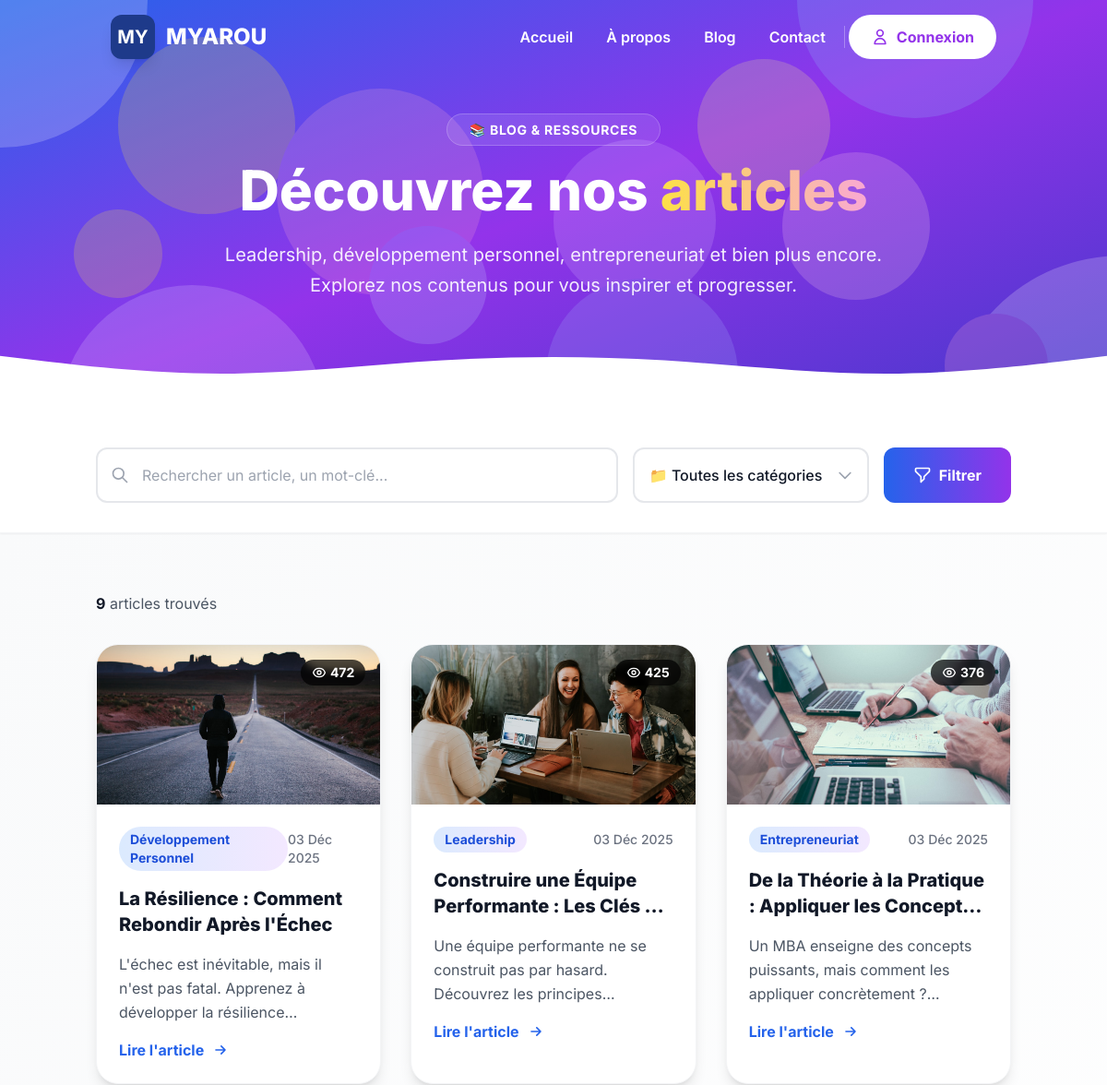
/blog/ (upper part), run on an earlier commit of the app's database.
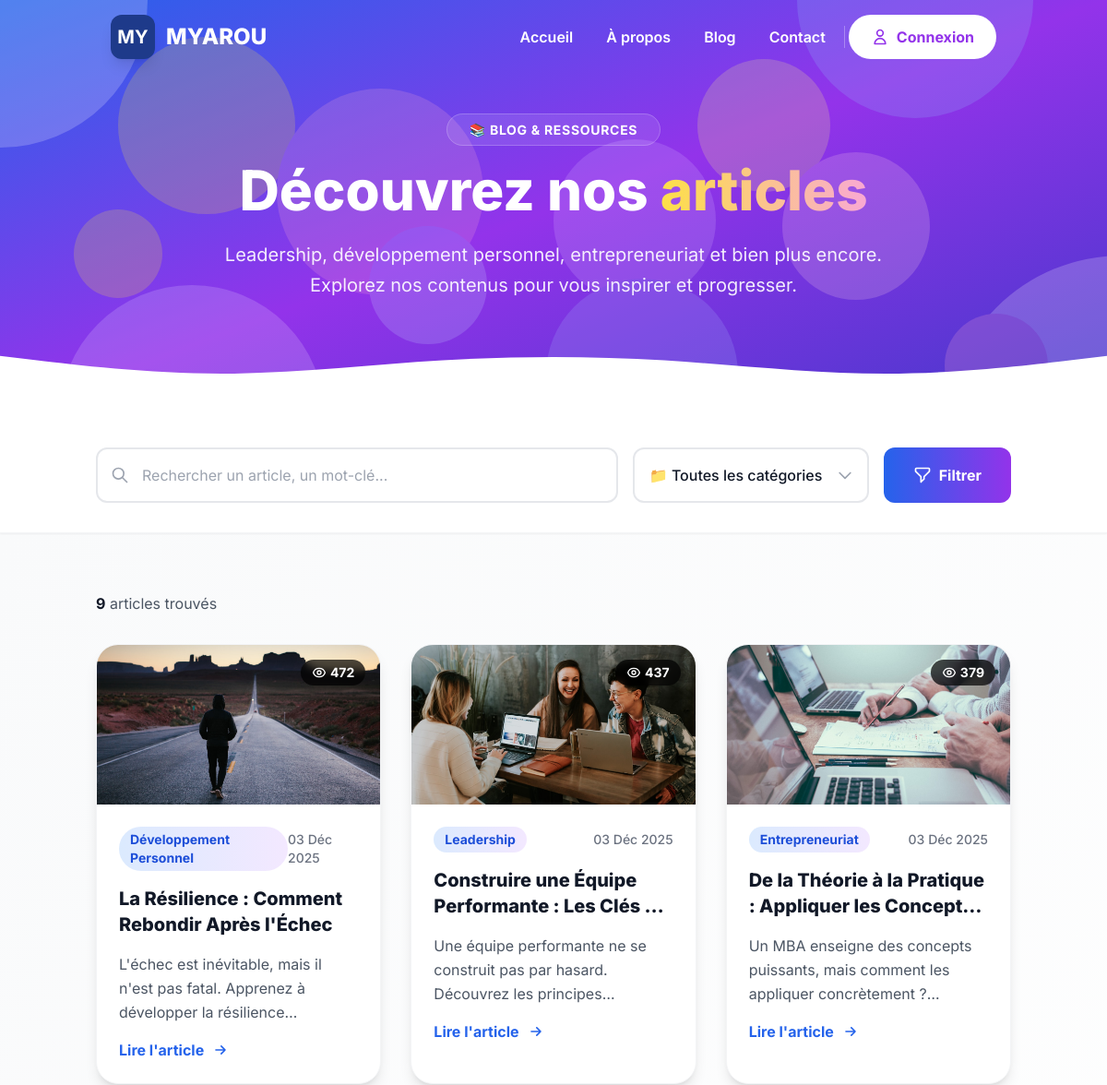
And on a later commit of the database.
### blog/models.py (models this page shows, shortened)
class Article(models.Model):
    STATUS_CHOICES = [
        ('draft', 'Brouillon'),
        ('published', 'Publié'),
        ('archived', 'Archivé'),
    ]
    title = models.CharField(
        max_length=255,
        verbose_name="Titre",
        help_text="Titre de l'article."
    )
    slug = models.SlugField(
        max_length=255,
        unique=True,
        blank=True,
        help_text="Slug généré automatiquement."
    )
    content = RichTextUploadingField(
        config_name='awesome_ckeditor',
        verbose_name="Contenu",
        help_text="Contenu principal de l'article avec éditeur HTML riche."
    )
    excerpt = models.TextField(
        blank=True,
        max_length=500,
        verbose_name="Extrait",
        help_text="Court extrait de l'article pour les listes (optionnel)."
    )
    image = models.ImageField(
        upload_to='articles/',
        blank=True,
        null=True,
        help_text="Image principale (optionnel)."
    )
    author = models.CharField(
        max_length=100,
        blank=True,
        verbose_name="Auteur",
        help_text="Nom de l'auteur"
    )
    category = models.ForeignKey(
        Category,
        on_delete=models.SET_NULL,
        null=True,
        blank=True,
        related_name="articles",
        verbose_name="Catégorie",
        help_text="Catégorie de l'article."
    )
    tags = models.CharField(
        max_length=200,
        blank=True,
        help_text="Tags séparés par des virgules."
    )
    status = models.CharField(
        max_length=10,
        choices=STATUS_CHOICES,
        default='draft',
        verbose_name="Statut",
        help_text="Statut de publication."
    )
    views = models.PositiveIntegerField(
        default=0,
        verbose_name="Vues",
        help_text="Nombre de vues de l'article."
    )
    created_at = models.DateTimeField(
        auto_now_add=True,
        verbose_name="Date de création"
    )
    updated_at = models.DateTimeField(
        auto_now=True,
        verbose_name="Date de modification"
    )
    published_at = models.DateTimeField(
        blank=True,
        null=True,
        verbose_name="Date de publication"
    )
    meta_description = models.CharField(
        max_length=160,
        blank=True,
        verbose_name="Meta description",
        help_text="Description SEO (max 160 caractères)."
    )
    meta_keywords = models.CharField(
        max_length=255,
        blank=True,
        verbose_name="Mots-clés SEO",
        help_text="Mots-clés SEO séparés par des virgules."
    )
    class Meta:
        ordering = ['-published_at', '-created_at']
        verbose_name = "Article"
        verbose_name_plural = "Articles"
        indexes = [
            models.Index(fields=['-published_at']),
            models.Index(fields=['status']),
        ]

class Category(models.Model):
    name = models.CharField(
        max_length=100,
        unique=True,
        verbose_name="Nom",
        help_text="Nom de la catégorie."
    )
    slug = models.SlugField(
        max_length=120,
        unique=True,
        blank=True,
        help_text="Généré automatiquement à partir du nom."
    )
    description = RichTextUploadingField(
        blank=True,
        config_name='awesome_ckeditor',
        verbose_name="Description",
        help_text="Description de la catégorie avec support HTML, images, etc."
    )
    image = models.ImageField(
        upload_to='categories/',
        blank=True,
        null=True,
        help_text="Image de la catégorie (optionnel)."
    )
    class Meta:
        ordering = ['name']
        verbose_name = "Catégorie"
        verbose_name_plural = "Catégories"
    def get_article_count(self):
        """Retourne le nombre d'articles publiés dans cette catégorie"""
        return self.articles.filter(status='published').count()
    get_article_count.short_description = "Articles publiés"

### blog/views.py (the view, shortened to what this page needs)
# urls.py: path('blog/', views.ArticleListView.as_view(), name='article_list'),
class ArticleListView(ListView):
    model = Article
    template_name = 'blog/blog_list.html'
    context_object_name = 'articles'
    paginate_by = 9
    def get_queryset(self):
        queryset = Article.objects.filter(status='published').select_related('category')
        search = self.request.GET.get('search')
        category_slug = self.request.GET.get('category')
        if category_slug:
            queryset = queryset.filter(category__slug=category_slug)
        return queryset.order_by('-published_at')
    def get_context_data(self, **kwargs):
        context = super().get_context_data(**kwargs)
        context['categories'] = Category.objects.all()
        context['search_query'] = self.request.GET.get('search', '')
        context['category_filter'] = self.request.GET.get('category', '')
        return context

### templates/blog/blog_list.html (shortened to what the changed rows need)
{% extends 'base.html' %}
{% load static %}
{% block hero %}
<section class="relative bg-gradient-to-br from-blue-600 via-purple-600 to-indigo-700 text-white overflow-hidden">
    <div class="container mx-auto px-4 py-32 relative z-20">
        <div class="max-w-4xl mx-auto text-center space-y-6">
            <h1 class="text-4xl md:text-5xl lg:text-6xl font-extrabold">Découvrez nos <span class="text-transparent bg-clip-text bg-gradient-to-r from-yellow-300 to-pink-300">articles</span></h1>
        </div>
    </div>
</section>
{% endblock %}
{% block content %}
<section class="py-16 bg-gradient-to-br from-gray-50 to-white">
    <div class="container mx-auto px-4">
        <div class="grid grid-cols-1 md:grid-cols-2 lg:grid-cols-3 gap-8 max-w-6xl mx-auto">
            {% for article in articles %}
            <article class="group bg-white rounded-3xl shadow-lg overflow-hidden hover:shadow-2xl transition-all duration-300 transform hover:-translate-y-2 border border-gray-100">
                <a href="{% url 'blog:article_detail' article.slug %}" class="block relative overflow-hidden aspect-video">
                    {% if article.image %}
                    <img src="{{ article.image.url }}"
                         alt="{{ article.title }}"
                         class="w-full h-full object-cover group-hover:scale-110 transition-transform duration-500">
                    {% endif %}
                    <div class="absolute top-4 right-4 bg-black bg-opacity-70 backdrop-blur-sm text-white px-3 py-1 rounded-full text-sm font-bold flex items-center gap-1">
                        {{ article.views }}
                    </div>
                </a>
                <div class="p-6 space-y-4">
                    <div class="flex items-center justify-between">
                        {% if article.category %}
                        <span class="inline-flex items-center px-3 py-1 bg-gradient-to-r from-blue-100 to-purple-100 text-blue-700 rounded-full text-sm font-bold">
                            {{ article.category.name }}
                        </span>
                        {% endif %}
                        <span class="text-sm text-gray-500 font-medium">
                            {{ article.published_at|date:"d M Y" }}
                        </span>
                    </div>
                    <h3 class="text-xl font-extrabold text-gray-900 group-hover:text-blue-600 transition-colors line-clamp-2">
                        <a href="{% url 'blog:article_detail' article.slug %}">
                            {{ article.title }}
                        </a>
                    </h3>
                    <p class="text-gray-600 leading-relaxed line-clamp-3">
                        {{ article.excerpt|default:article.content|striptags|truncatewords:20 }}
                    </p>
                    <a href="{% url 'blog:article_detail' article.slug %}"
                       class="inline-flex items-center gap-2 text-blue-600 font-bold hover:text-blue-700 group-hover:gap-3 transition-all">
                        Lire l'article
                        <svg class="w-5 h-5" fill="none" stroke="currentColor" viewBox="0 0 24 24">
                            <path stroke-linecap="round" stroke-linejoin="round" stroke-width="2" d="M13 7l5 5m0 0l-5 5m5-5H6"></path>
                        </svg>
                    </a>
                </div>
            </article>
            {% endfor %}
        </div>
    </div>
</section>
{% endblock %}

What changed in the data, as far as the page shows it:
changed Article "Construire une Équipe Performante : Les Clés…": views "425" → "437"
changed Article "De la Théorie à la Pratique : Appliquer les…": views "376" → "379"
